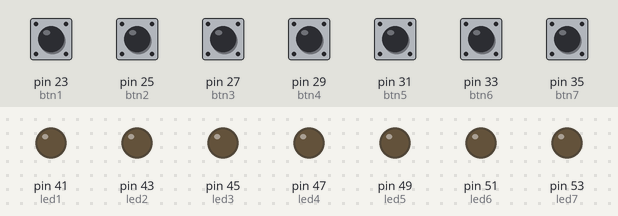
Simulated run of this sketch. Board: Arduino Mega 2560, built with avr-gcc and run on an emulated ATmega2560. Parts: output pins drawn as LEDs (lit = HIGH). The test bench sets the inputs (shaded band); at power-on: pin 23 (btn1), pin 25 (btn2), pin 27 (btn3), pin 29 (btn4), pin 31 (btn5), pin 33 (btn6), pin 35 (btn7) HIGH.

Above: at 1.2 s.
1.3 s: pin 23 (btn1) pulled LOW for 0.15 s
At 1.37 s:
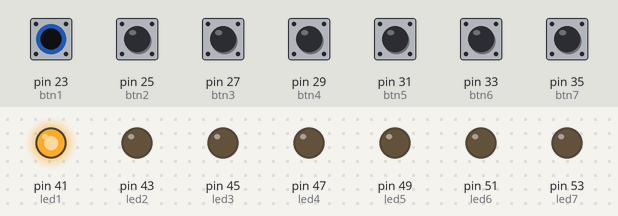
2.9 s: pin 25 (btn2) pulled LOW for 0.15 s
At 2.97 s:
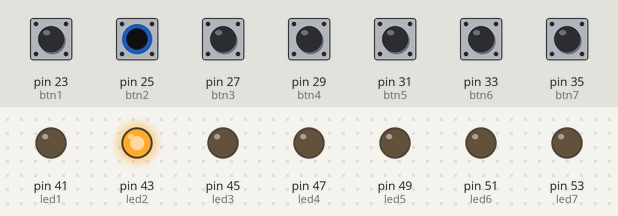
4.5 s: pin 27 (btn3) pulled LOW for 0.15 s
At 4.57 s:
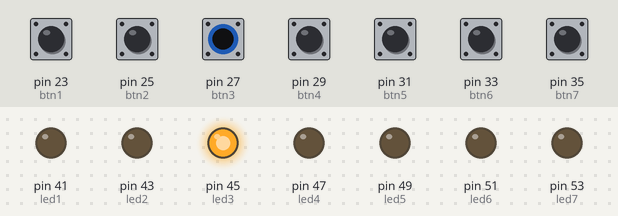
6.1 s: pin 29 (btn4) pulled LOW for 0.15 s
At 6.17 s:
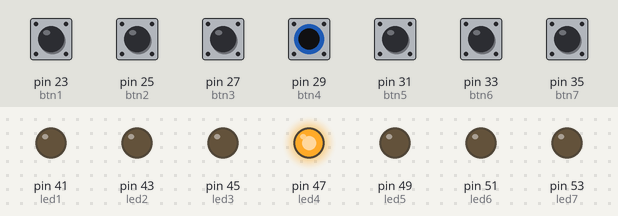
7.7 s: pin 31 (btn5) pulled LOW for 0.15 s
At 7.77 s:
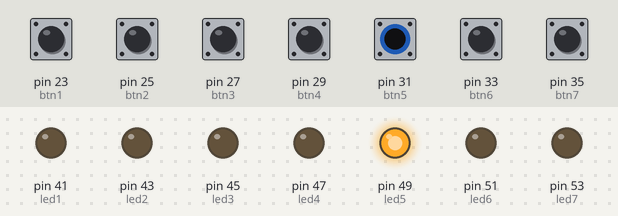
9.3 s: pin 33 (btn6) pulled LOW for 0.15 s
At 9.37 s:
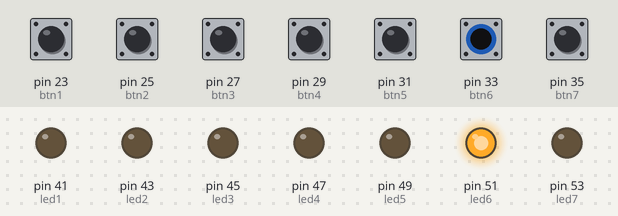
Timing chart, 0 to 11.9 s (numbered marks = the images above; inputs shaded):
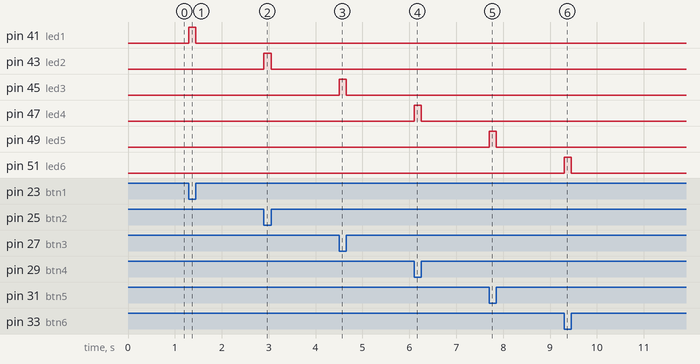

The sketch:

button.ino
```cpp
//pull up buttons

//input buttons
short btn1 = 23;
short btn2 = 25;
short btn3 = 27;
short btn4 = 29;
short btn5 = 31;
short btn6 = 33;
short btn7 = 35;

//leds
short led1 = 41;
short led2 = 43;
short led3 = 45;
short led4 = 47;
short led5 = 49;
short led6 = 51;
short led7 = 53;

//read input variable
char btn1_val;
char btn2_val;
char btn3_val;
char btn4_val;
char btn5_val;
char btn6_val;
char btn7_val;

void setup() {
  // put your setup code here, to run once:b

  //inputs - pull up btns
  pinMode(btn1, INPUT_PULLUP);
  pinMode(btn2, INPUT_PULLUP);
  pinMode(btn3, INPUT_PULLUP);
  pinMode(btn4, INPUT_PULLUP);
  pinMode(btn5, INPUT_PULLUP);
  pinMode(btn6, INPUT_PULLUP);
  pinMode(btn7, INPUT_PULLUP);

  //outputs
  pinMode(led1, OUTPUT);
  pinMode(led2, OUTPUT);
  pinMode(led3, OUTPUT);
  pinMode(led4, OUTPUT);
  pinMode(led5, OUTPUT);
  pinMode(led6, OUTPUT);
  pinMode(led7, OUTPUT);

  //initalize to all off
  digitalWrite(led1, LOW);
  digitalWrite(led2, LOW);
  digitalWrite(led3, LOW);
  digitalWrite(led4, LOW);
  digitalWrite(led5, LOW);
  digitalWrite(led6, LOW);
  digitalWrite(led7, LOW);
}

void loop() {
  // put your main code here, to run repeatedly:

  //read inputs
  //pull up input -> negate
  btn1_val = digitalRead(btn1);
  btn2_val = digitalRead(btn2);
  btn3_val = digitalRead(btn3);
  btn4_val = digitalRead(btn4);
  btn5_val = digitalRead(btn5);
  btn6_val = digitalRead(btn6);
  btn7_val = digitalRead(btn7);

  if (btn1_val == 0) {
    digitalWrite(led1, HIGH);
  }
  else {
    digitalWrite(led1, LOW);
  }

  if (btn2_val == 0) {
    digitalWrite(led2, HIGH);
  }
  else {
    digitalWrite(led2, LOW);
  }

  if (btn3_val == 0) {
    digitalWrite(led3, HIGH);
  }
  else {
    digitalWrite(led3, LOW);
  }

  if (btn4_val == 0) {
    digitalWrite(led4, HIGH);
  }
  else {
    digitalWrite(led4, LOW);
  }

  if (btn5_val == 0) {
    digitalWrite(led5, HIGH);
  }
  else {
    digitalWrite(led5, LOW);
  }

  if (btn6_val == 0) {
    digitalWrite(led6, HIGH);
  }
  else {
    digitalWrite(led6, LOW);
  }

  if (btn7_val == 0) {
    digitalWrite(led7, HIGH);
  }
  else {
    digitalWrite(led7, LOW);
  }

}
```

Measured:
- after the input at 1.3 s, pin 41 (led1): LOW → HIGH at once, → LOW 0.15 s later
- after the input at 2.9 s, pin 43 (led2): LOW → HIGH at once, → LOW 0.15 s later
- after the input at 4.5 s, pin 45 (led3): LOW → HIGH at once, → LOW 0.15 s later
- after the input at 6.1 s, pin 47 (led4): LOW → HIGH at once, → LOW 0.15 s later
- after the input at 7.7 s, pin 49 (led5): LOW → HIGH at once, → LOW 0.15 s later
- after the input at 9.3 s, pin 51 (led6): LOW → HIGH at once, → LOW 0.15 s later
